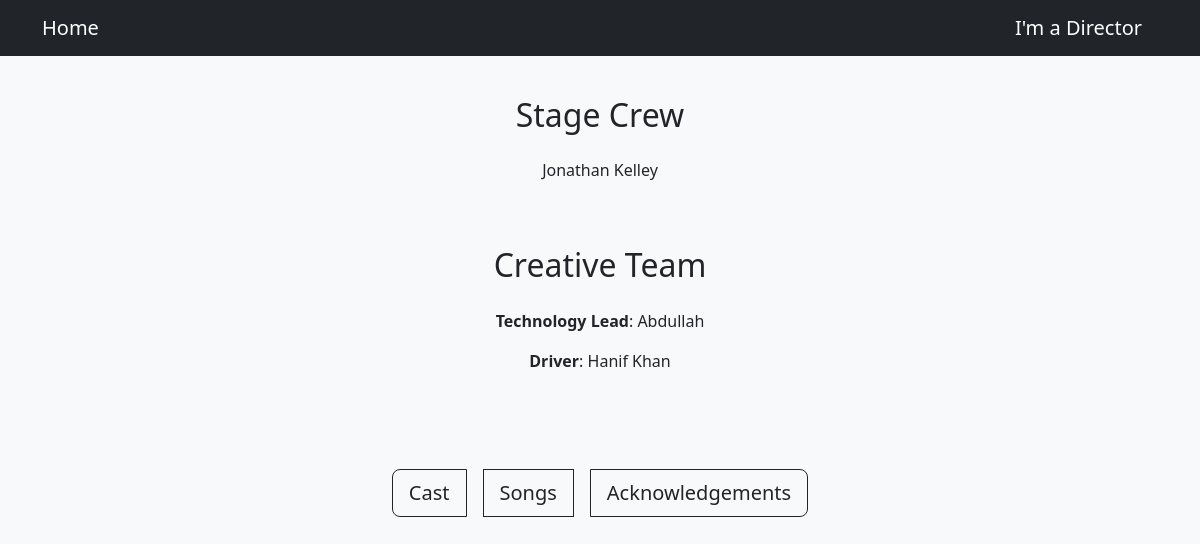
The page /view/team on the database as committed earlier.
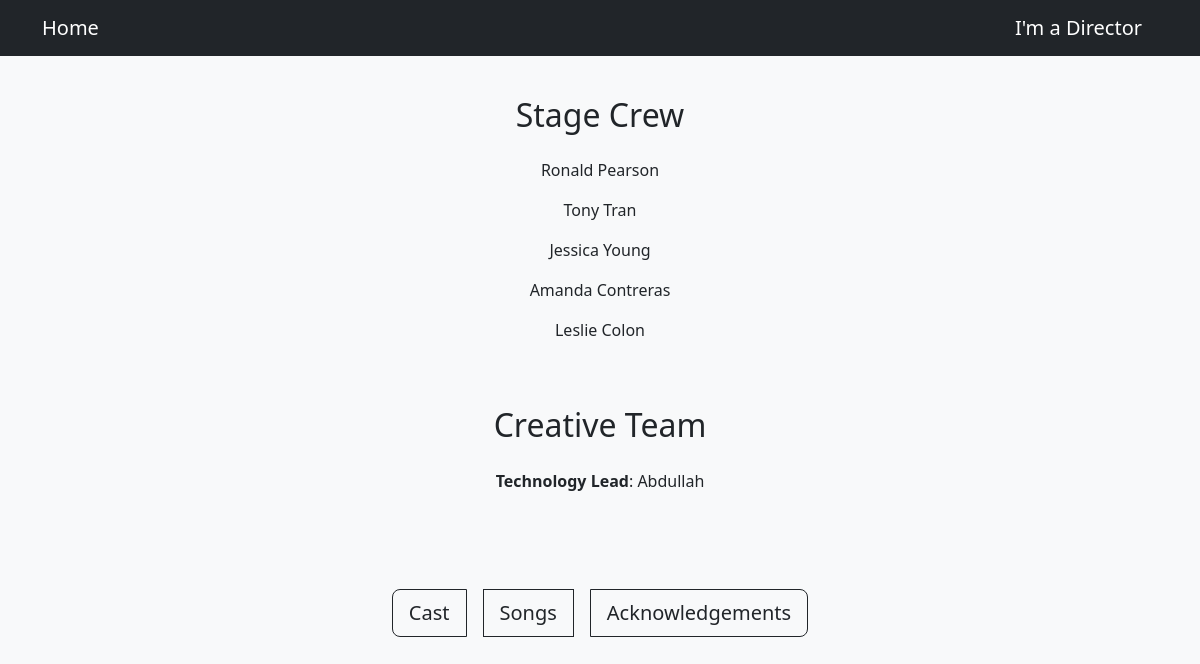
The same page on the database as committed later.
### App/models.py (models this page shows, shortened)
class Students(db.Model):
    __tablename__ = "students"
    id = Column(Integer, primary_key=True, autoincrement=True)
    name = Column(String(50), nullable=False)
    sex = Column(String(1))
    year = Column(String(15))
    is_crew = Column(Boolean, default=False)
    roles = relationship("Role", secondary="role_assignment", back_populates="students")

class CreativeAssignment(db.Model):
    __tablename__ = "creative_assignment"
    role_id = Column(Integer, ForeignKey("creative_role.id"), primary_key=True)
    adult_id = Column(Integer, ForeignKey("adult.id"), primary_key=True)
    role = relationship("CreativeRole")
    adult = relationship("Adult")

class CreativeRole(db.Model):
    __tablename__ = "creative_role"
    id = Column(Integer, primary_key=True)
    name = Column(String)
    production_id = Column(Integer, ForeignKey("production.id"))
    adults = relationship("Adult", secondary="creative_assignment", back_populates="roles")

class Adult(db.Model):
    __tablename__ = "adult"
    id = Column(Integer, primary_key=True)
    name = Column(String)
    production_id = Column(Integer, ForeignKey("production.id"))
    roles = relationship("CreativeRole", secondary="creative_assignment", back_populates="adults")

### App/routes.py (the view)
@view.get("/team")
def team():
    crew = Students.query.filter_by(is_crew=True).all()
    team = CreativeAssignment.query.all()
    return render_template("view/team.jinja", crew=crew, team=team)

### App/templates/view/team.jinja
{% extends "base.jinja" %}
{% block content %}
<div class="program-section">
    <h2 class="py-3  text-center">Stage Crew</h2>
    {% for student in crew %}
        <p class="text-center">{{ student.name }}</p>
    {% endfor %}
</div>
<div class="program-section">
    <h2 class="pt-5 pb-3 text-center">Creative Team</h2>
    {% for member in team %}
        <p class="text-center"><strong>{{ member.role.name }}</strong>: {{ member.adult.name }}</p>
    {% endfor %}
</div>
<div class="m-5 py-5 text-center">
    <div class="btn-group" role="group" aria-label="Program Navigation">
        <a href="/view/cast" class="btn btn-outline-dark btn-lg mx-2">Cast</a>
        <a href="/view/songs" class="btn btn-outline-dark btn-lg mx-2">Songs</a>
        <a href="/view/thanks" class="btn btn-outline-dark btn-lg mx-2">Acknowledgements</a>
    </div>
</div>
{% endblock %}

Rows that differ between the two databases and show on the page:
no longer on this page (row edited): Students: name "Jonathan Kelley"
removed CreativeAssignment: role.name "Driver", adult.name "Hanif Khan"
now on this page (row edited): Students: name "Ronald Pearson"
now on this page (row edited): Students: name "Tony Tran"
now on this page (row edited): Students: name "Jessica Young"
now on this page (row edited): Students: name "Amanda Contreras"
now on this page (row edited): Students: name "Leslie Colon"
